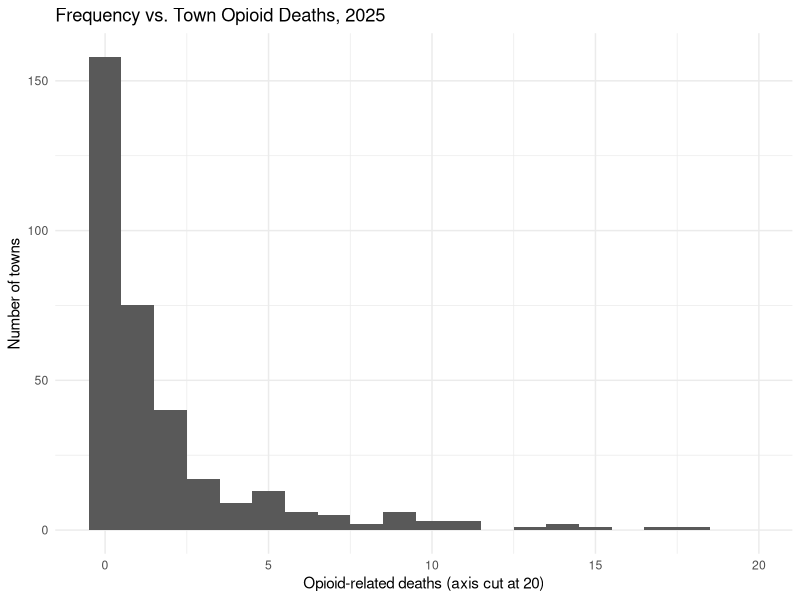
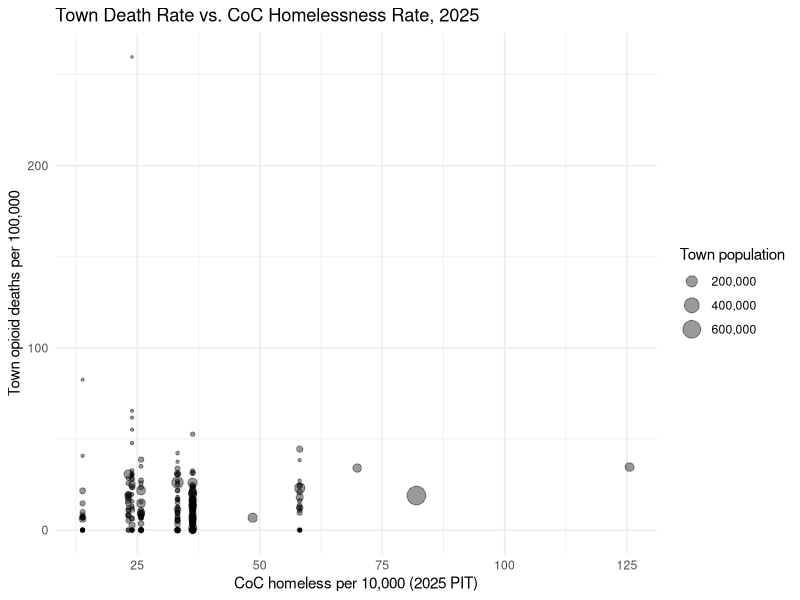
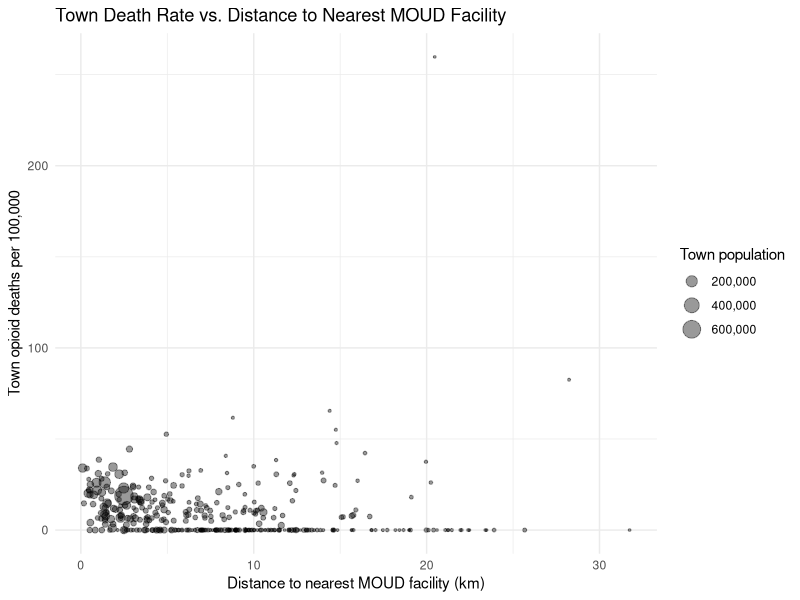

Write R code to recreate these figures, in order.
# 05b_explore.R
# Exploratory checks on data/processed/model_dataset.csv BEFORE any model is fit.
# Questions: (1) what do the counts look like, (2) are the predictors too correlated to use together,
# (3) is the variance of deaths much larger than the mean (overdispersion)?
# Outputs: output/figures/explore_*.png, output/tables/explore_*.csv

library(here); library(dplyr); library(readr); library(ggplot2); library(tidyr); library(scales)
dir.create(here("output", "figures"), recursive = TRUE, showWarnings = FALSE)
dir.create(here("output", "tables"),  recursive = TRUE, showWarnings = FALSE)

dat <- read_csv(here("data", "processed", "model_dataset.csv"), show_col_types = FALSE) |>
  mutate(rate_100k = 1e5 * deaths_2025 / pop)

# ---- 1. Counts ----
p1 <- ggplot(dat, aes(deaths_2025)) + geom_histogram(binwidth = 1, boundary = -0.5) +
  coord_cartesian(xlim = c(-0.5, 20)) +
  labs(title = "Frequency vs. Town Opioid Deaths, 2025", x = "Opioid-related deaths (axis cut at 20)", y = "Number of towns") +
  theme_minimal()
ggsave(here("output", "figures", "explore_1_deaths_hist.png"), p1, width = 6, height = 4, dpi = 300)

zero_by_coc <- dat |> group_by(coc_number) |>
  summarise(towns = n(), zero_death_towns = sum(deaths_2025 == 0), pct_zero = round(100 * mean(deaths_2025 == 0)), .groups = "drop")
print(zero_by_coc)
write_csv(zero_by_coc, here("output", "tables", "explore_zero_by_coc.csv"))

# ---- 2. Overdispersion: variance vs mean (Poisson would give variance = mean) ----
m <- mean(dat$deaths_2025); v <- var(dat$deaths_2025)
cat(sprintf("\nMean deaths per town: %.2f   Variance: %.2f   Variance/mean: %.1f\n", m, v, v / m))
# Same, excluding Boston (its 128 deaths drives the variance)
nb <- dat |> filter(town != "Boston")
cat(sprintf("Without Boston: mean %.2f, variance %.2f, ratio %.1f\n", mean(nb$deaths_2025), var(nb$deaths_2025), var(nb$deaths_2025) / mean(nb$deaths_2025)))

# ---- 3. Town death rate vs CoC homelessness ----
p2 <- ggplot(dat, aes(homeless_per_10k, rate_100k, size = pop)) + geom_point(alpha = 0.4) +
  scale_size_continuous(range = c(0.5, 6), labels = comma) +
  labs(title = "Town Death Rate vs. CoC Homelessness Rate, 2025", x = "CoC homeless per 10,000 (2025 PIT)",
       y = "Town opioid deaths per 100,000", size = "Town population") + theme_minimal()
ggsave(here("output", "figures", "explore_2_rate_vs_homeless.png"), p2, width = 6.5, height = 4.5, dpi = 300)

p3 <- ggplot(dat, aes(dist_moud_km, rate_100k, size = pop)) + geom_point(alpha = 0.4) +
  scale_size_continuous(range = c(0.5, 6), labels = comma) +
  labs(title = "Town Death Rate vs. Distance to Nearest MOUD Facility", x = "Distance to nearest MOUD facility (km)",
       y = "Town opioid deaths per 100,000", size = "Town population") + theme_minimal()
ggsave(here("output", "figures", "explore_3_rate_vs_distance.png"), p3, width = 6.5, height = 4.5, dpi = 300)

# ---- 4. Collinearity among candidate predictors ----
preds <- c("homeless_per_10k", "moud_per_100k", "dist_moud_km", "pct_poverty", "pct_age_25_44", "pct_black_nh", "pct_hispanic")
cors <- round(cor(dat[preds], method = "spearman", use = "complete.obs"), 2)
print(cors)
write.csv(cors, here("output", "tables", "explore_predictor_correlations.csv"))
# CHECK: any |rho| above about 0.7 means two predictors carry nearly the same information.
hi <- which(abs(cors) > 0.7 & upper.tri(cors), arr.ind = TRUE)
if (nrow(hi)) print(data.frame(a = rownames(cors)[hi[, 1]], b = colnames(cors)[hi[, 2]], rho = cors[hi])) else cat("\nNo pair above 0.7.\n")

# CoC-level predictors take only 11 distinct values: show them next to the number of towns.
print(dat |> distinct(coc_number, homeless_per_10k, moud_per_100k) |> arrange(coc_number))
